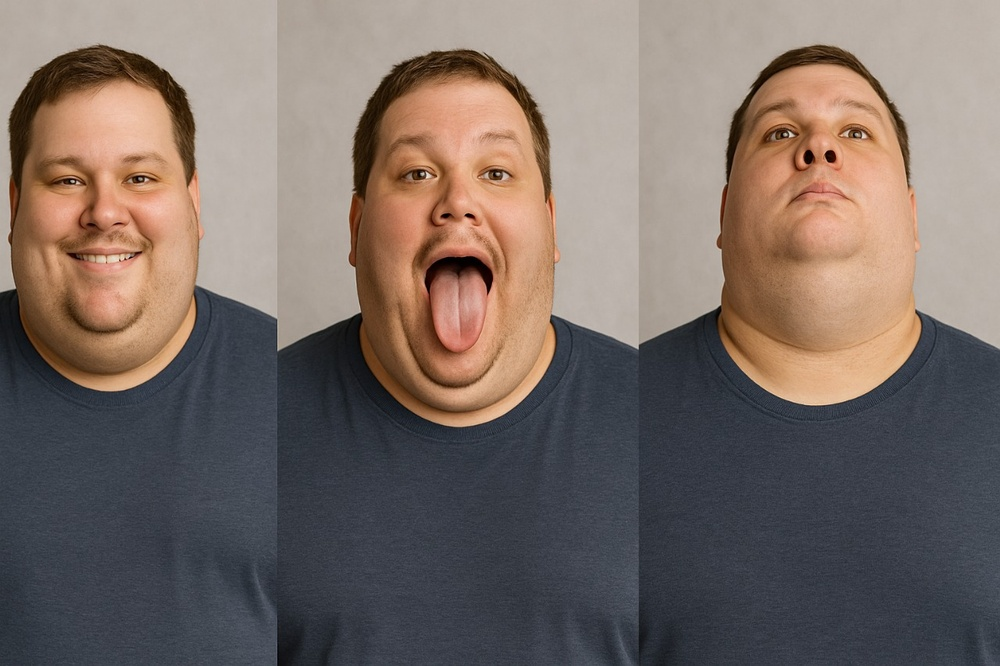
#> input picture data/difficult/diff1.jpg, 1000 x 666 px, shrunk from 1280 x 853 before the run, found by its file name
$ python crop_samples.py
#> lines starting #> are read from the running program, lines starting #| are printed output that depends on the picture
from PIL import Image
import os

base_dir = r"D:\difficult airway assesment\Difficult_AirwayAssesment"
public_dir = os.path.join(base_dir, "frontend", "public", "test-images")
diff_file = os.path.join(base_dir, "data", "difficult", "diff1.jpg")

if not os.path.exists(public_dir):
    os.makedirs(public_dir)

img = Image.open(diff_file)
#> img is the input picture: PIL image 1000x666 RGB; mean R, G, B 121.1, 107.7, 101.4
w, h = img.size
#> w = 1000; h = 666
# Assuming it's a 3x1 collage
part_w = w // 3
#> part_w = 333

parts = [
    (0, 0, part_w, h),
    (part_w, 0, 2 * part_w, h),
    (2 * part_w, 0, w, h)
]

labels = ["neutral_2", "tongue_2", "headup_2"]

for i, box in enumerate(parts):
    part_img = img.crop(box)
    part_img.save(os.path.join(public_dir, f"{labels[i]}.jpg"))
#> this loop made 3 passes
#> pass 1, `part_img = img.crop(box)`:
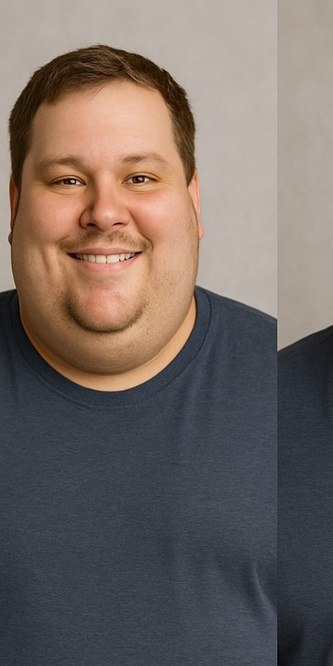
#> part_img: PIL image 333x666 RGB; mean R, G, B 116.4, 105.1, 99.7
#> pass 2, `part_img = img.crop(box)`:
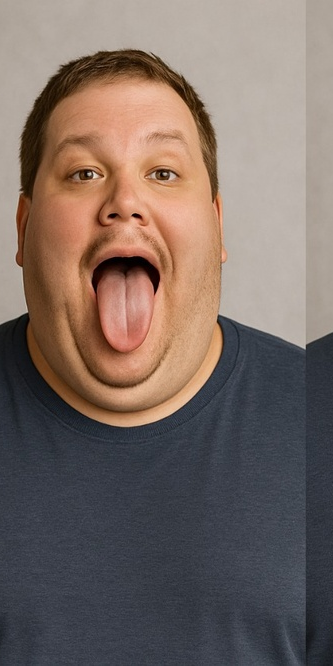
#> part_img: PIL image 333x666 RGB; mean R, G, B 121.7, 106.4, 99.3
#> pass 3, `part_img = img.crop(box)`:
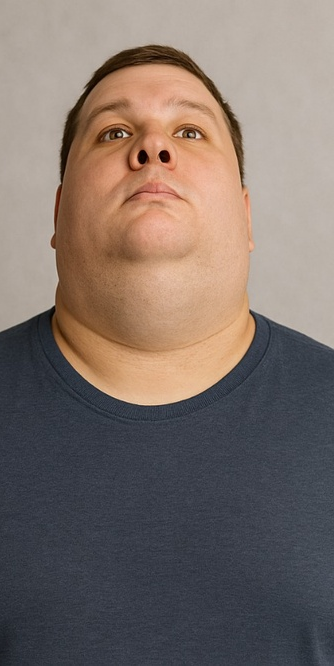
#> part_img: PIL image 334x666 RGB; mean R, G, B 125, 111.7, 105

print("Cropped diff1.jpg into 3 parts.")

$ run again, with data/difficult/diff2.jpg copied over data/difficult/diff1.jpg
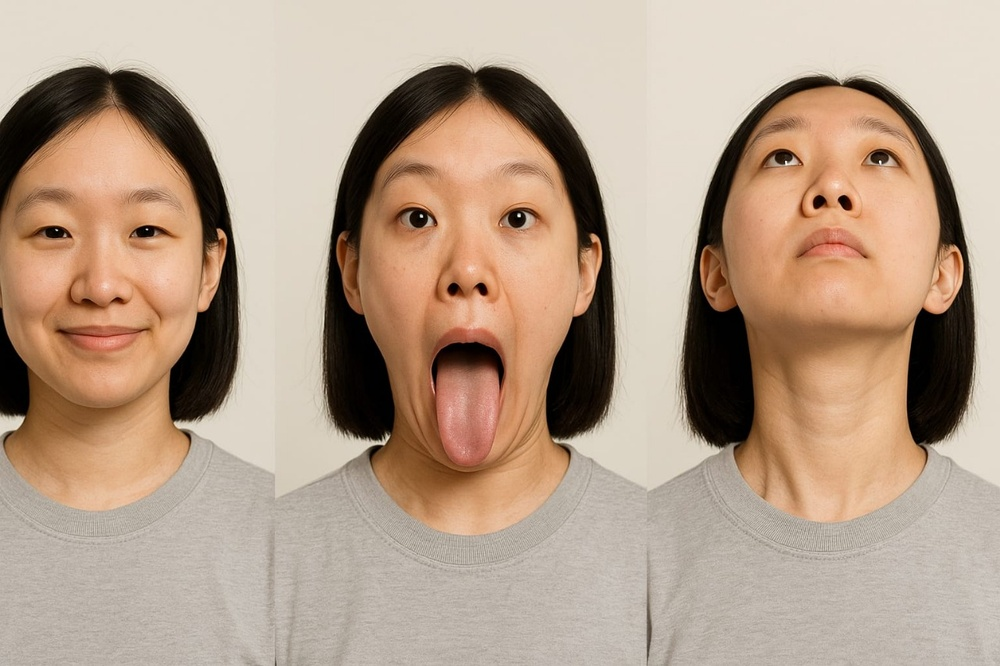
#> input picture data/difficult/diff2.jpg, 1000 x 666 px, shrunk from 1280 x 853 before the run, found by its file name
#> img is the input picture: PIL image 1000x666 RGB; mean R, G, B 181.3, 157.9, 138.1
#> the loop `for i, box in enumerate(parts):` made 3 passes
#> pass 1, `part_img = img.crop(box)`:
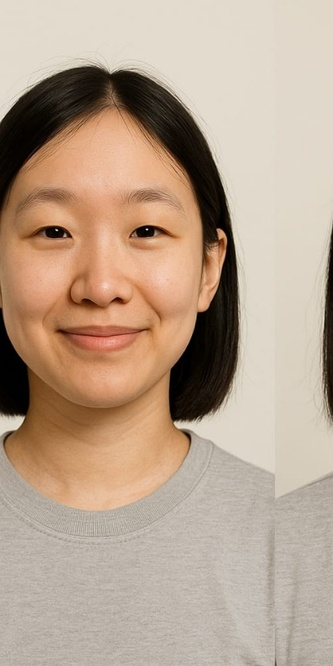
#> part_img: PIL image 333x666 RGB; mean R, G, B 184.1, 162.3, 142.9
#> pass 3, `part_img = img.crop(box)`:
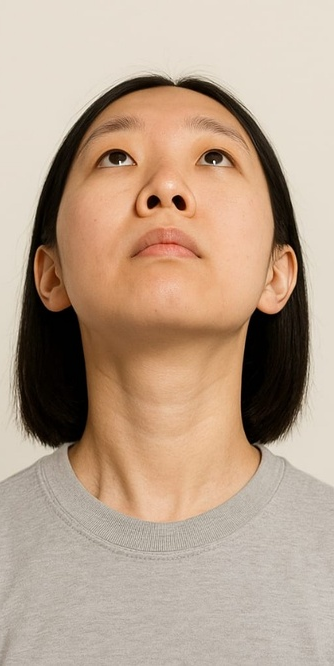
#> part_img: PIL image 334x666 RGB; mean R, G, B 185, 161.4, 140.9

$ run again, with data/difficult/diff3.jpg copied over data/difficult/diff1.jpg
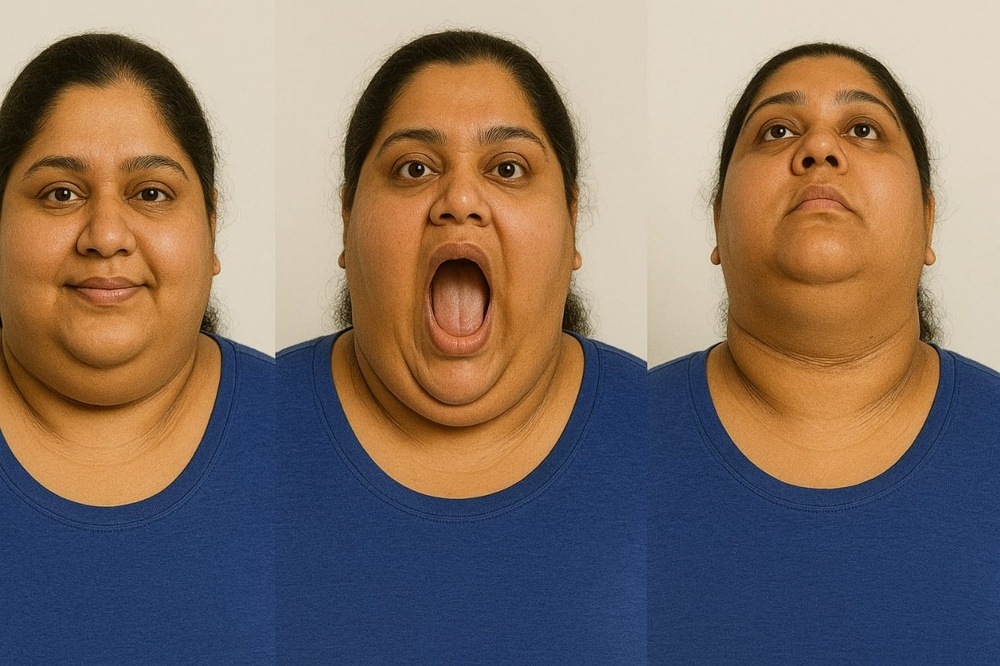
#> input picture data/difficult/diff3.jpg, 1000 x 666 px, shrunk from 1280 x 853 before the run, found by its file name
#> img is the input picture: PIL image 1000x666 RGB; mean R, G, B 130.3, 112.9, 102
#> the loop `for i, box in enumerate(parts):` made 3 passes
#> pass 1, `part_img = img.crop(box)`:
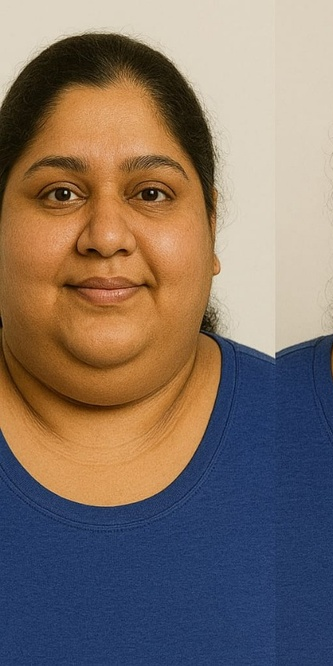
#> part_img: PIL image 333x666 RGB; mean R, G, B 129.2, 113.2, 102.8
#> pass 3, `part_img = img.crop(box)`:
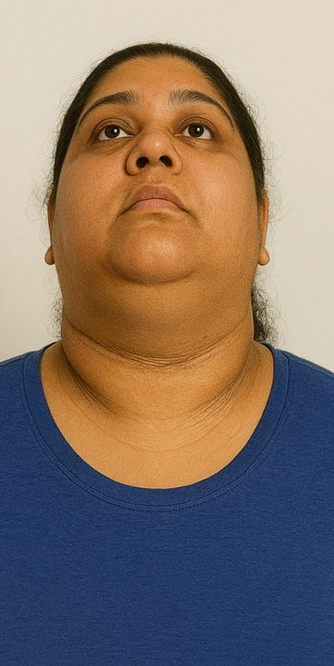
#> part_img: PIL image 334x666 RGB; mean R, G, B 134.8, 117.6, 106.6

$ run again, with data/difficult/diff4.jpg copied over data/difficult/diff1.jpg
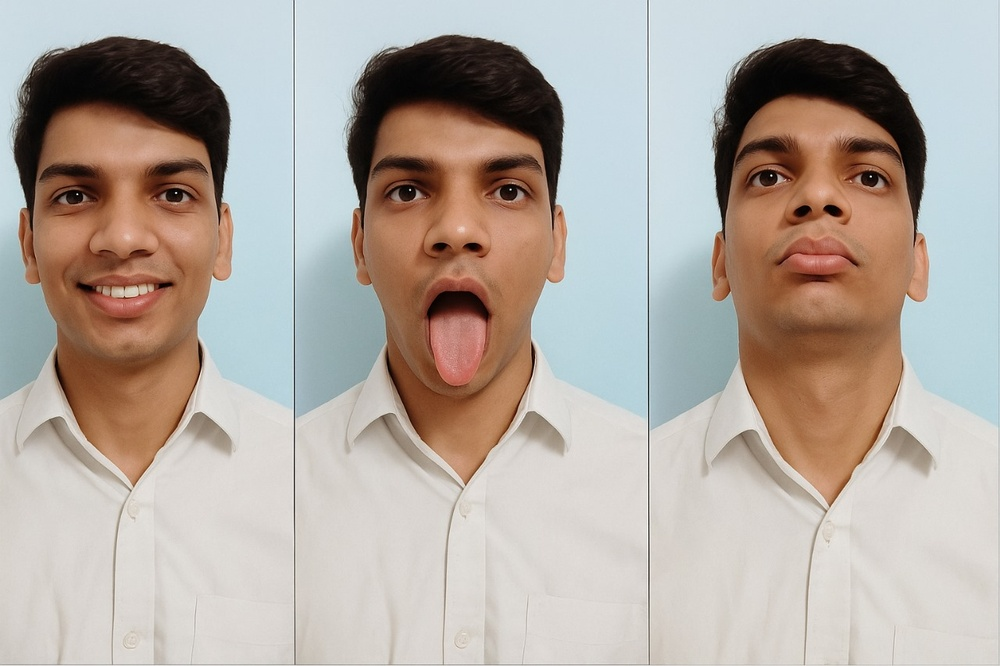
#> input picture data/difficult/diff4.jpg, 1000 x 666 px, shrunk from 1280 x 853 before the run, found by its file name
#> img is the input picture: PIL image 1000x666 RGB; mean R, G, B 179.6, 169.6, 161.8
#> the loop `for i, box in enumerate(parts):` made 3 passes
#> pass 1, `part_img = img.crop(box)`:
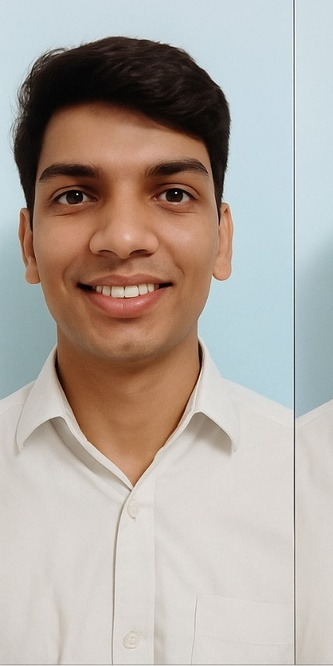
#> part_img: PIL image 333x666 RGB; mean R, G, B 178.2, 168.7, 161.3
#> pass 3, `part_img = img.crop(box)`:
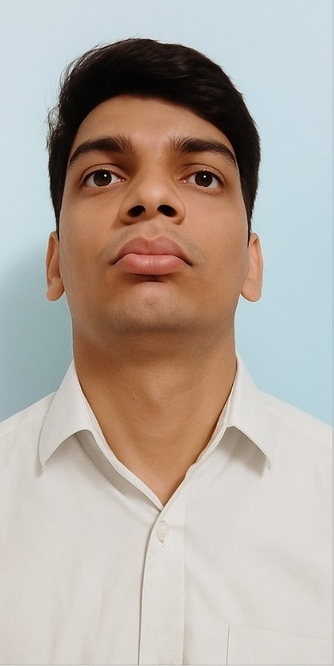
#> part_img: PIL image 334x666 RGB; mean R, G, B 181.5, 170.8, 161.9
